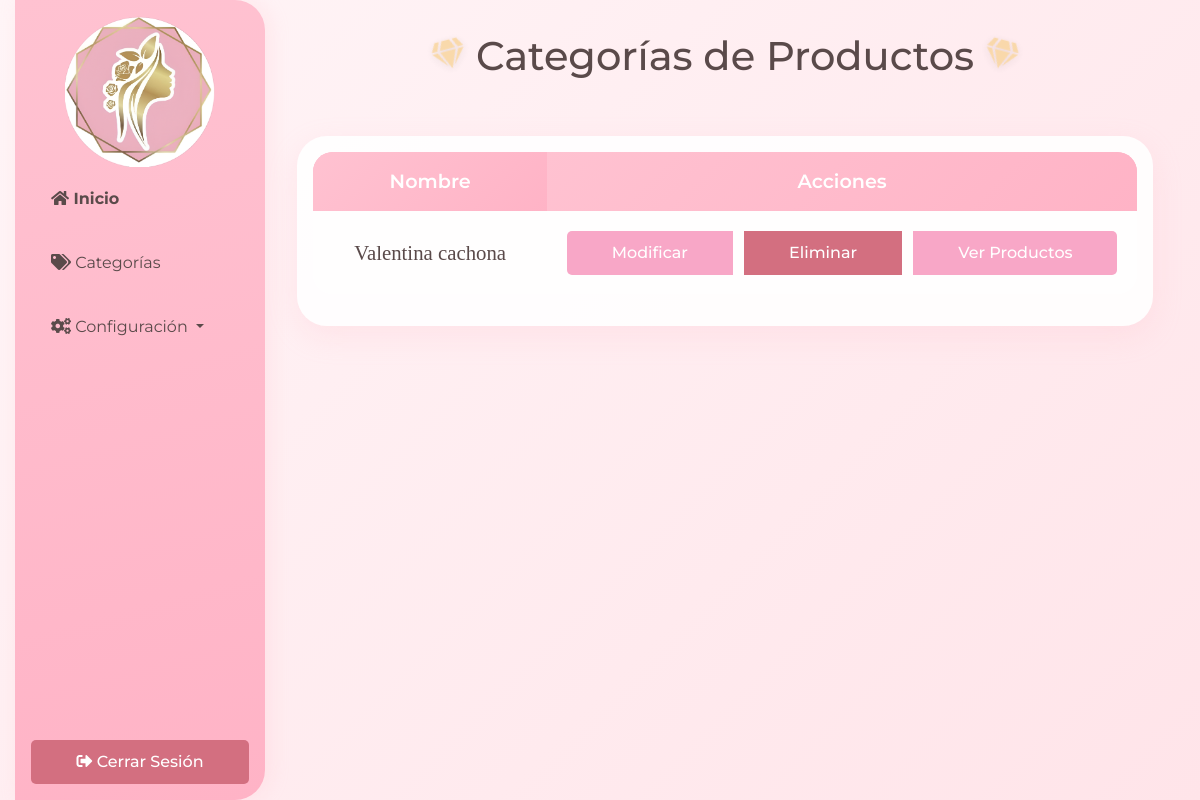
Before: /categorias/ with the older database file.
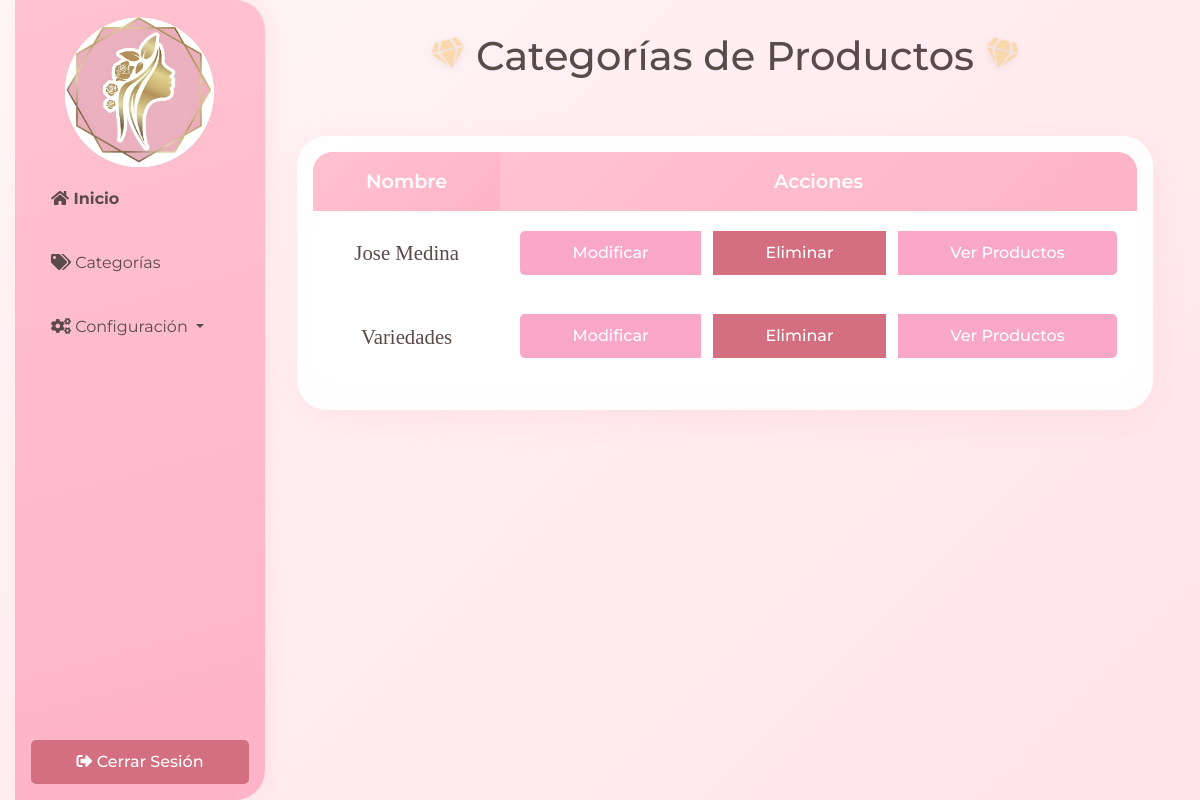
After: the same page with the newer database file.
### Inventario/models.py (models this page shows, shortened)
class Categoria(models.Model):
    id_categoria = models.AutoField(primary_key=True)
    nombre = models.CharField(max_length=100)

### Inventario/views.py (the view)
# urls.py: path('categorias/', views.categorias_view, name='categorias'),  # Cambiado para usar categorias como página inicial
def categorias_view(request):
    categorias = Categoria.objects.all()  # Obtener todas las categorías
    return render(request, 'categorias.html', {'categorias': categorias})  # Renderiza la plantilla con las categorías

### Inventario/templates/categorias.html (shortened to what this page needs)
{% load static %}
<!DOCTYPE html>
<html lang="es">
<head>
    <link rel="stylesheet" href="https://cdn.jsdelivr.net/npm/bootstrap@4.5.2/dist/css/bootstrap.min.css">
    <link href="{% static 'Inventario/styles.css' %}" rel="stylesheet">
    <link href="https://cdnjs.cloudflare.com/ajax/libs/font-awesome/5.15.3/css/all.min.css" rel="stylesheet">
</head>
<body>
    <div class="container-fluid d-flex">
        <div class="sidebar p-3 d-flex flex-column justify-content-between" style="height: 100vh; width: 250px;">
            <div>
                <img src="{% static 'image/logo.jpg' %}" alt="Logo de la empresa" class="logo">
                <ul class="nav flex-column">
                    <li class="nav-item">
                        <a class="nav-link active" href="{% url 'categorias' %}"><i class="fas fa-home"></i> Inicio</a>
                    </li>
                    <li class="nav-item">
                        <a class="nav-link" href="{% url 'categorias' %}"><i class="fas fa-tags"></i> Categorías</a>
                    </li>
                    <li class="nav-item dropdown">
                        <a class="nav-link dropdown-toggle" href="#" id="dropdownConfiguracion" role="button" data-toggle="dropdown" aria-haspopup="true" aria-expanded="false">
                            <i class="fas fa-cogs"></i> Configuración
                        </a>
                    </li>
                </ul>
            </div>
            <div class="mt-3">
                <a href="{% url 'login' %}" class="btn btn-danger w-100"><i class="fas fa-sign-out-alt"></i> Cerrar Sesión</a>
            </div>
        </div>
        <div class="content custom-content">
            <div class="categoria-header">
                <h1>
                    <i class="fas fa-gem"></i>
                    Categorías de Productos
                    <i class="fas fa-gem"></i>
                </h1>
            </div>
            <div class="table-container">
                <div class="table-responsive">
                    <table class="table table-hover">
                        <thead>
                            <tr>
                                <th scope="col">Nombre</th>
                                <th scope="col">Acciones</th>
                            </tr>
                        </thead>
                        <tbody>
                            {% for categoria in categorias %}
                                <tr>
                                    <td class="align-middle">{{ categoria.nombre }}</td>
                                    <td>
                                        <div class="btn-group">
                                            <button class="btn btn-warning" data-toggle="modal" data-target="#modificarCategoriaModal{{ categoria.id_categoria }}">Modificar</button>
                                            <button class="btn btn-danger" data-toggle="modal" data-target="#confirmarEliminacionModal{{ categoria.id_categoria }}">Eliminar</button>
                                            <a href="{% url 'productos' categoria.id_categoria %}" class="btn btn-info">Ver Productos</a>
                                        </div>
                                    </td>
                                </tr>
                            {% endfor %}
                        </tbody>
                    </table>
                </div>
            </div>
        </div>
    </div>
</body>
</html>

Changed rows visible on the page:
removed Categoria: nombre "Valentina cachona"
added Categoria: nombre "Jose Medina"
added Categoria: nombre "Variedades"
